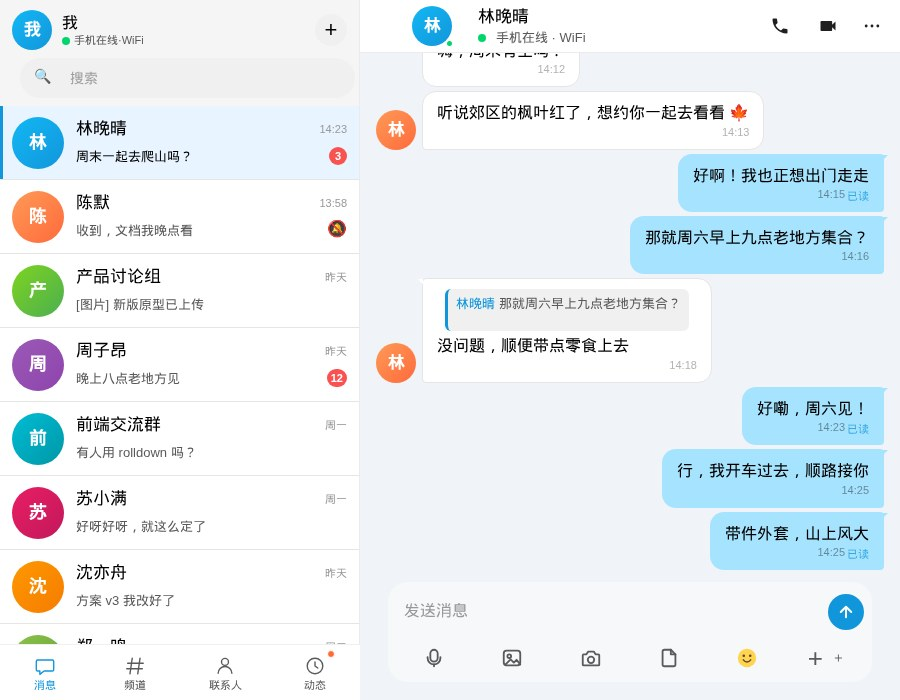
#> input picture docs/tgqq/fixtures/shots/tablet-mid.jpg, 900 x 700 px, found by its file name; its folder holds 8 pictures in this run
$ python _round13_focused.py
#> lines starting #> are read from the running program, lines starting #| are printed output that depends on the picture
#!/usr/bin/env python3
"""Round-13 audit — focused re-checks on the spots that looked ambiguous."""
from PIL import Image
import os

SHOTS="/data/data/com.termux/files/home/tg-web/tweb/docs/tgqq/fixtures/shots"
def load(n): return Image.open(os.path.join(SHOTS,n)).convert("RGB")
#> called with n = 'tablet-mid.jpg'
#> returned value is the input picture: PIL image 900x700 RGB; mean R, G, B 231.2, 238, 242.1
def px(img,x,y): return img.getpixel((int(x),int(y)))
def br(rgb): return 0.299*rgb[0]+0.587*rgb[1]+0.114*rgb[2]

print("="*70)
print("(A) Exact pixel probe at visible '已读' text on tablet-mid")
print("="*70)
t=load("tablet-mid.jpg")
# Visually the bubbles are in the right pane.
# Outbound bubbles: 14:15 已读 at approx (840, 90)
#                    14:23 已读 at approx (835, 365)
#                    14:25 已读 at approx (840, 565)
# Walk a horizontal band of y ±5 around suspected y and find darkest blue pixels (text glyphs)
def find_dark_blue_in_band(img, yc, x0, x1, step=1):
    pts=[]
    for y in range(yc-6, yc+7, step):
        for x in range(x0, x1, step):
            r=px(img,x,y)
            # darkish blue (text glyph color), exclude very-light bubble fill (B>240)
            if 5<=r[0]<=70 and 90<=r[1]<=180 and 180<=r[2]<=235 and r[2]>r[0]+90:
                pts.append((x,y,r))
    return pts

for label,yc,x0,x1 in [
    ("14:15 已读", 90, 760, 880),
    ("14:23 已读", 365, 760, 880),
    ("14:25 已读", 565, 760, 880),
]:
    pts=find_dark_blue_in_band(t, yc, x0, x1)
    print(f" {label} y~{yc}: {len(pts)} dark-blue text pixels")
    if pts:
        print(f"   x range: {min(p[0] for p in pts)}..{max(p[0] for p in pts)}")
        print(f"   sample rgb at center: {pts[len(pts)//2][2]}")
#> this loop made 3 passes
#|  14:15 已读 y~90: 0 dark-blue text pixels
#|  14:23 已读 y~365: 0 dark-blue text pixels
#|  14:25 已读 y~565: 0 dark-blue text pixels

# Same scan on group-chat
print()
print("="*70)
print("(A) group-chat 已读 text color probe")
print("="*70)
g=load("group-chat.jpg")
#> call 2 of load, with n = 'group-chat.jpg'
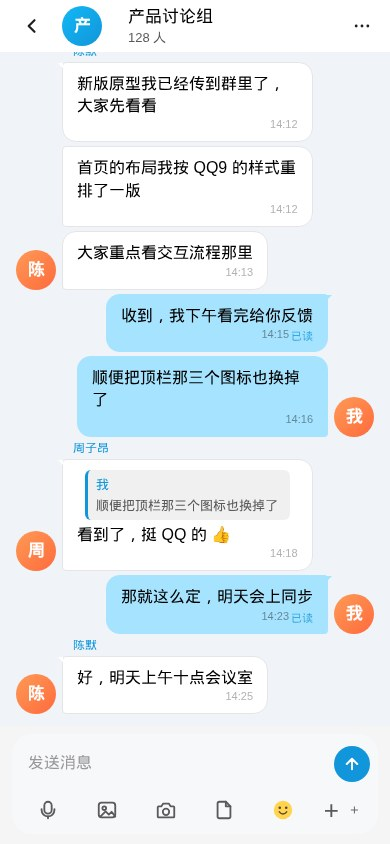
#> input picture docs/tgqq/fixtures/shots/group-chat.jpg, 390 x 844 px, found by its file name
#> in load, returned value is the input picture: PIL image 390x844 RGB; mean R, G, B 227.3, 235.6, 240.5
for label,yc,x0,x1 in [
    ("14:15 已读 (group)", 275, 295, 380),
    ("14:23 已读 (group)", 600, 295, 380),
]:
    pts=find_dark_blue_in_band(g, yc, x0, x1)
    print(f" {label} y~{yc}: {len(pts)} dark-blue text pixels")
    if pts:
        print(f"   x range: {min(p[0] for p in pts)}..{max(p[0] for p in pts)}")
        print(f"   sample rgb at center: {pts[len(pts)//2][2]}")
#> this loop made 2 passes
#|  14:15 已读 (group) y~275: 0 dark-blue text pixels
#|  14:23 已读 (group) y~600: 0 dark-blue text pixels

# Same scan on mobile-chat (should also have 已读 if A is uniform)
print()
print("="*70)
print("(A) mobile-chat outbound 已读 probe — expect same as tablet if A uniform")
print("="*70)
m=load("mobile-chat.jpg")
#> call 3 of load, with n = 'mobile-chat.jpg'
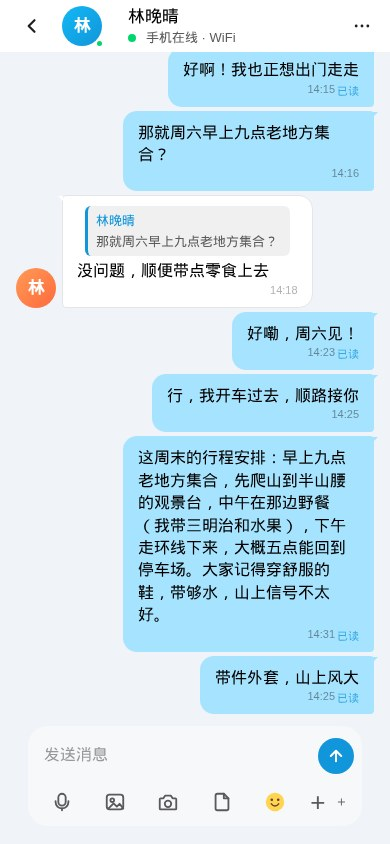
#> input picture docs/tgqq/fixtures/shots/mobile-chat.jpg, 390 x 844 px, found by its file name
#> in load, returned value is the input picture: PIL image 390x844 RGB; mean R, G, B 208.2, 230, 241
# outbound bubbles in mobile-chat: 14:13 (~y=210), 14:15 (~y=295), 14:16 (~y=370),
# 14:23 (~y=600), 14:25 (~y=665), 14:25 (~y=720)
for label,yc,x0,x1 in [
    ("14:13 area", 215, 295, 380),
    ("14:15 area", 295, 295, 380),
    ("14:16 area", 370, 295, 380),
    ("14:23 area", 600, 295, 380),
    ("14:25 area", 665, 295, 380),
    ("14:25-2 area", 720, 295, 380),
]:
    pts=find_dark_blue_in_band(m, yc, x0, x1)
    print(f" {label} y~{yc}: {len(pts)} dark-blue text pixels")
#> this loop made 6 passes
#|  14:13 area y~215: 0 dark-blue text pixels
#|  14:15 area y~295: 0 dark-blue text pixels
#|  14:16 area y~370: 0 dark-blue text pixels
#|  14:23 area y~600: 0 dark-blue text pixels
#|  14:25 area y~665: 0 dark-blue text pixels
#|  14:25-2 area y~720: 0 dark-blue text pixels

print()
print("="*70)
print("(B) Avatar color/diameter check on tablet-mid")
print("="*70)
# Right pane "林" orange avatar around x=540-580, y=200-240
# Sample center pixel and bbox
def find_color_bbox(img, x0, x1, y0, y1, predicate):
#> called with x0 = 520, x1 = 600, y0 = 180, y1 = 260
    xs=[]; ys=[]
    for y in range(y0,y1):
        for x in range(x0,x1):
            if predicate(px(img,x,y)):
                xs.append(x); ys.append(y)
    if not xs: return None
    return (min(xs),min(ys),max(xs),max(ys), max(xs)-min(xs)+1, max(ys)-min(ys)+1)

# orange predicate: R>=230, 90<=G<=170, 30<=B<=110
bbox=find_color_bbox(t, 520, 600, 180, 260, lambda r: r[0]>=230 and 90<=r[1]<=170 and 30<=r[2]<=110)
print(f" tablet-mid '林' orange bbox: {bbox}")
#|  tablet-mid '林' orange bbox: None
if bbox:
    x0,y0,x1,y1,w,h=bbox
    print(f"   center px: {px(t,(x0+x1)//2,(y0+y1)//2)}")
    # also sample avatar border color
    print(f"   edge px (x=x0+1): {px(t,x0+1,(y0+y1)//2)}")

# mobile-chat "林" avatar bbox (should be ~40x40)
print()
print(" mobile-chat inbound avatar bbox (top group):")
bbox_m=find_color_bbox(m, 0, 80, 200, 290, lambda r: r[0]>=230 and 90<=r[1]<=170 and 30<=r[2]<=110)
#> bbox_m = (16, 269, 55, 289, 40, 21)
print(f"  bbox: {bbox_m}")
#|   bbox: (16, 269, 55, 289, 40, 21)
# Check bubble x-offset — find first non-background pixel right of avatar
print(" mobile-chat top-group bubble left edge:")
for x in range(80, 250):
    r=px(m,x,250)
    if br(r)<250 and not (r[0]>=230 and 90<=r[1]<=170 and 30<=r[2]<=110):
        # could be bubble edge
        print(f"  x={x}: {r}")
        break
#> this loop made 5 passes
#> r on passes 1 to 5: (255, 255, 253), (253, 253, 251), (252, 250, 255), (245, 255, 255), (223, 255, 255)
#|   x=84: (223, 255, 255)

print()
print("="*70)
print("(C) Tablet top bar icon glyph color check")
print("="*70)
# Find dark pixels in each cluster center
clusters_x=[761, 779, 836]
#> clusters_x = [761, 779, 836]
for cx in clusters_x:
    # search ±15 around cx, y=10..60 for darkest pixel
    darkest=(255,255,255)
    for y in range(10,60):
        for x in range(cx-15, cx+15):
            r=px(t,x,y)
            if br(r)<br(darkest): darkest=r
    print(f" cluster center x={cx}: darkest px found = {darkest}")
#> this loop made 3 passes
#> cx on passes 1 to 3: 761, 779, 836
#|  cluster center x=761: darkest px found = (23, 23, 23)
#|  cluster center x=779: darkest px found = (19, 19, 19)
#|  cluster center x=836: darkest px found = (23, 23, 23)

# Also check cluster width vs expected ~20px
print()
print(" tablet top bar dark pixel column profile (x=700..900):")
profile=[]
#> profile = []
for x in range(700,900):
    dark_n=sum(1 for y in range(10,60) if br(px(t,x,y))<=130)
    if dark_n>0: profile.append((x,dark_n))
#> this loop made 200 passes
#> dark_n on passes 1 to 3: 0, 0, 0
#> after the loop, profile = 35 pairs, first value 773 to 878, second value 1 to 10
# Print columns with dark pixels >=3
print(" x : dark count (>3 only):")
for x,c in profile:
    if c>=3: print(f"  {x}: {c}")
#> this loop made 35 passes
#> (x, c) on passes 1 to 12: (773, 5), (774, 7), (775, 9), (776, 7), (777, 2), (778, 2), (779, 1), (780, 2), (781, 2), (782, 4), (783, 4), (784, 4)
#|   773: 5
#|   774: 7
#|   775: 9
#|   776: 7
#|   782: 4
#|   783: 4
#|   784: 4
#|   785: 4
#> (further printed lines are left out)

print()
print("="*70)
print("(D) Emoji panel — locate blue-highlighted tab")
print("="*70)
ep=load("emoji-panel.jpg")
#> (the run stopped early here; a loop or call above may not have finished)
